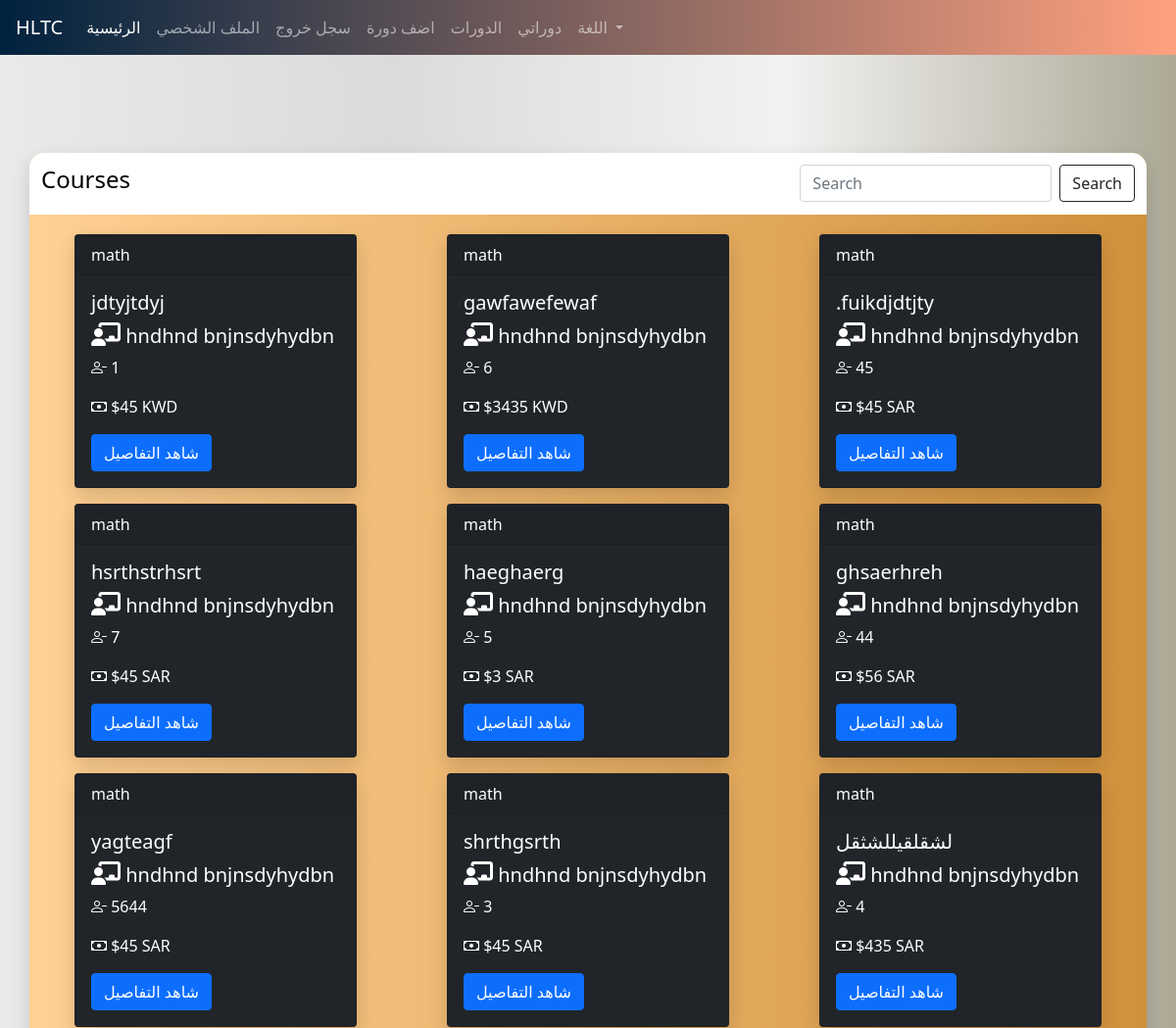
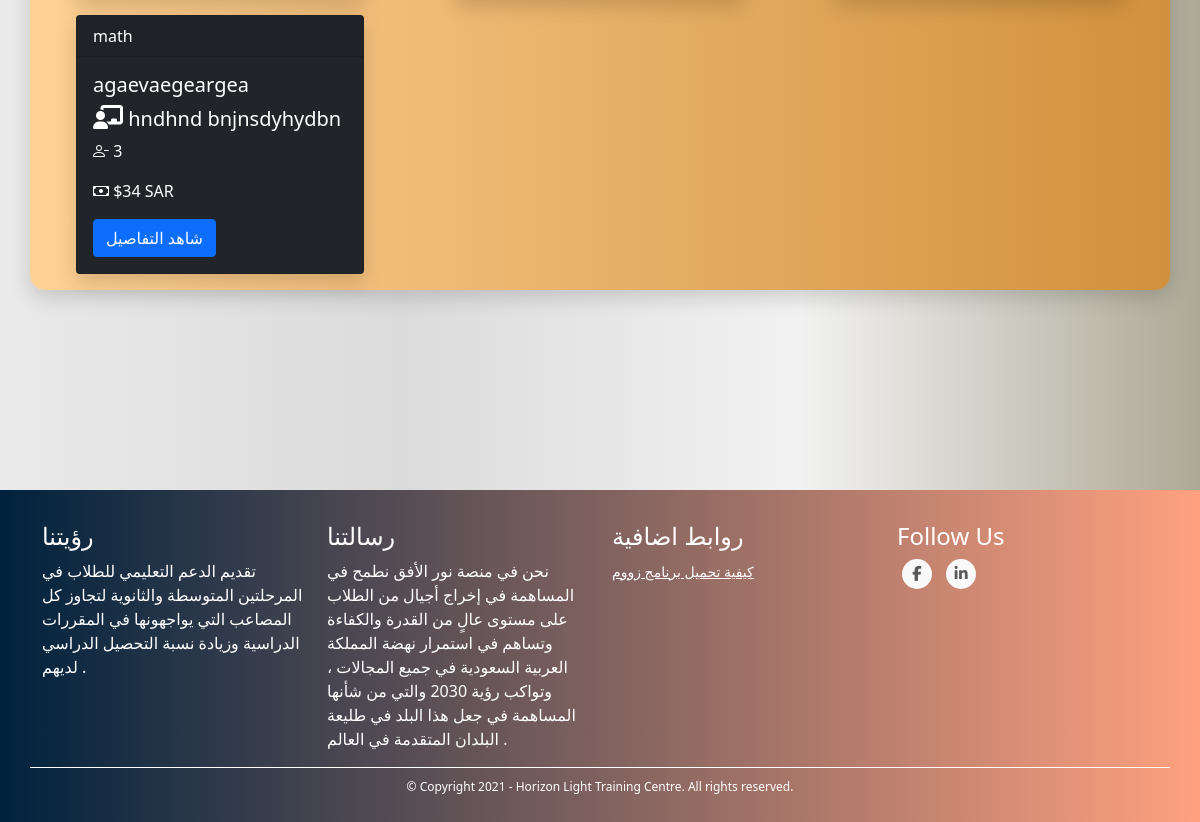
The app's page /courses (signed in), older data (2 pictures, top to bottom).
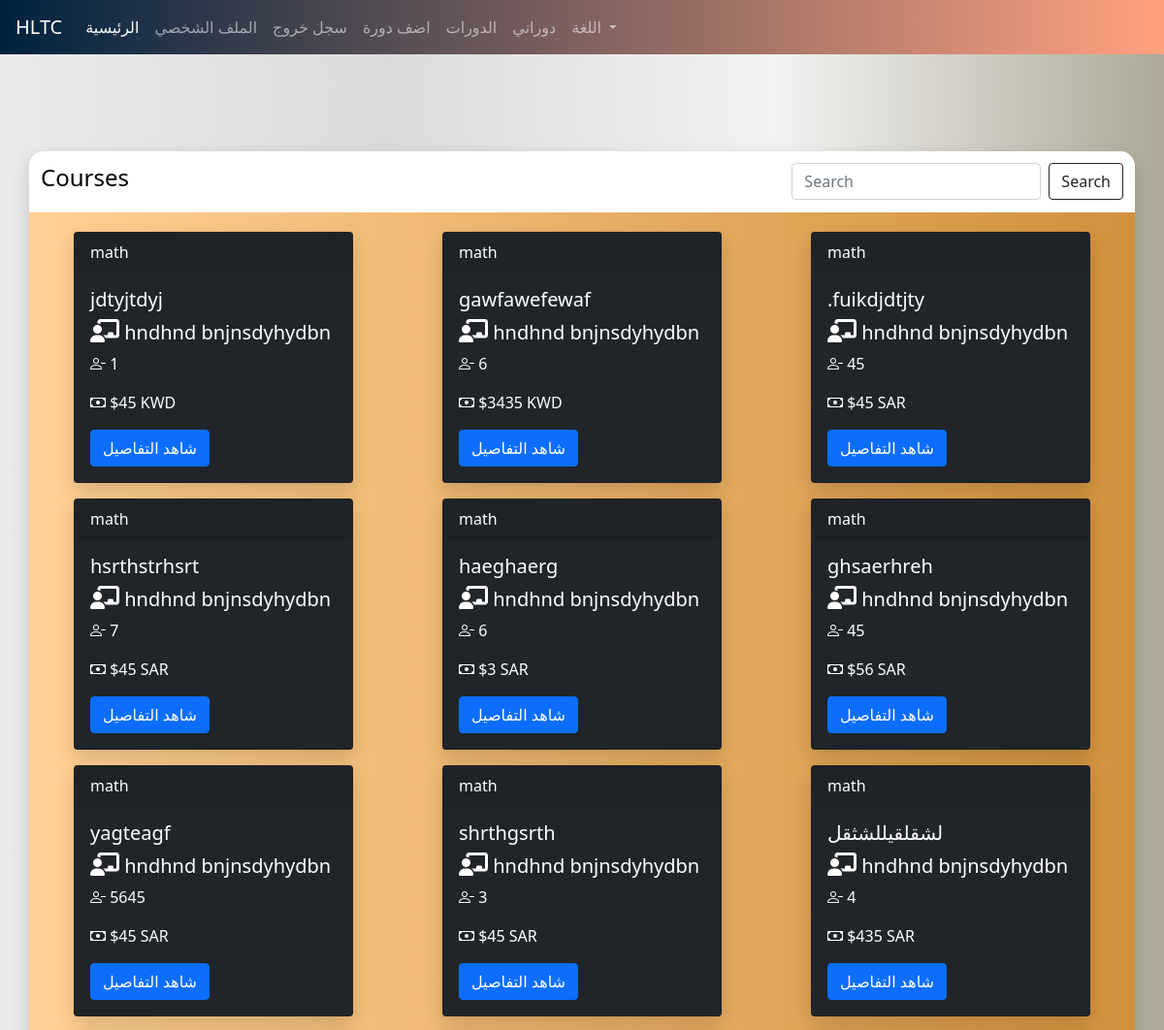
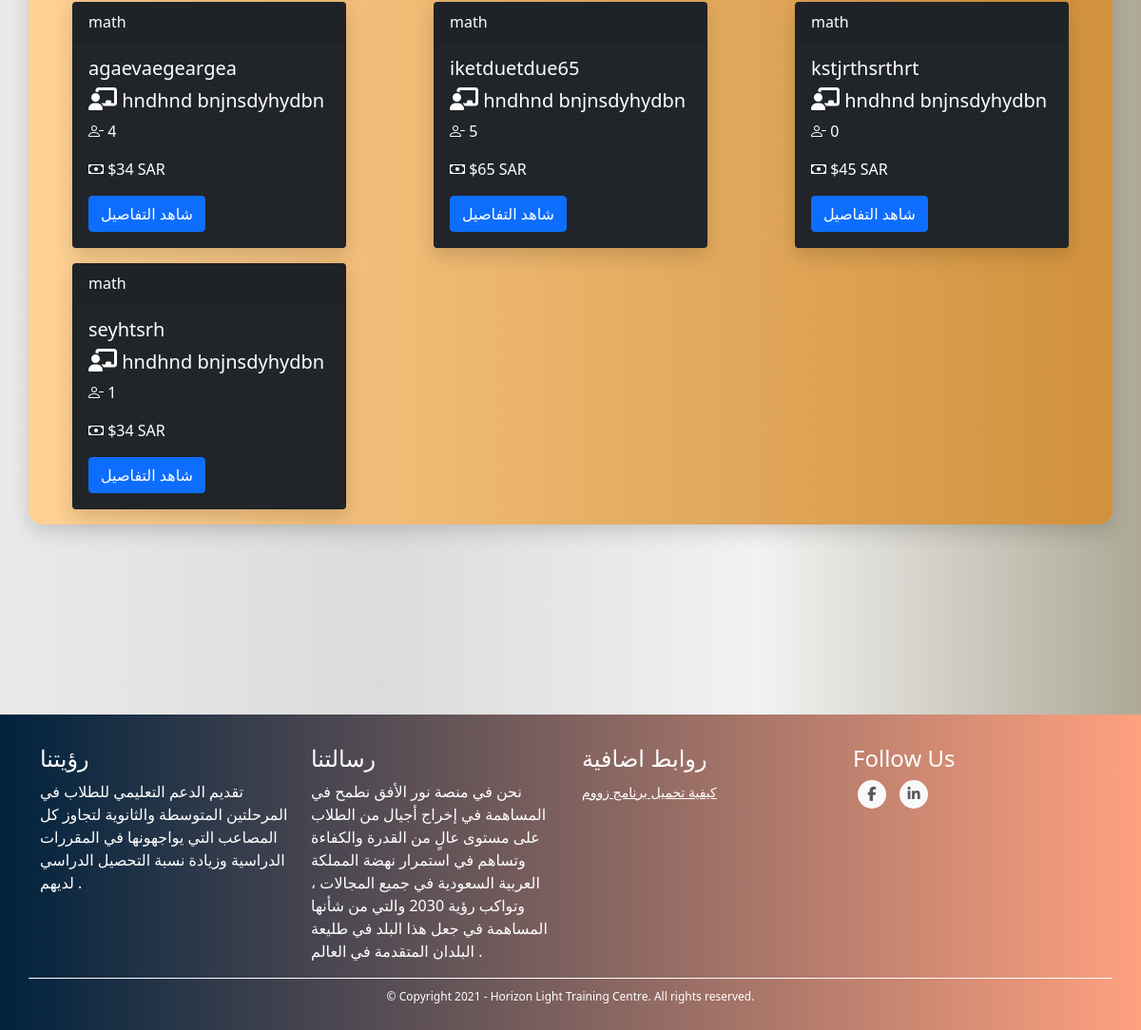
The same page, newer data (2 pictures, top to bottom).
### TUTOR/models.py (models this page shows, shortened)
class CourseModel(db.Model):
    id = db.Column(db.Integer, primary_key=True)
    name = db.Column(db.String(130), nullable=False)
    description = db.Column(db.String(1000), nullable=False)
    subject = db.Column(db.String(), nullable=False)
    price = db.Column(db.Integer, nullable=False)
    min_students = db.Column(db.Integer, nullable=False)
    max_students = db.Column(db.Integer, nullable=False)
    currency = db.Column(db.String(3), nullable=False)
    began = db.Column(db.Boolean, nullable=False, default=False)
    ended = db.Column(db.Boolean, nullable=False, default=False)
    course_type = db.Column(db.Integer, nullable=False) # 1 for start when min number # 2 for start with min and date
    _period = db.Column(db.Integer, nullable=True) # days
    _start_date = db.Column(db.DateTime, nullable=True)
    _end_date = db.Column(db.DateTime, nullable=True)
    links = db.Column(db.String(), nullable=False) # {"zoom": "link", ....}
    weekly_time_table_json  = db.Column(db.String(1000), nullable=False) # {"saturday": {"from": ..., "to": ...}, ...}
    _state = db.Column(db.String(), nullable=False, default=json.dumps({"state_code": 1, "state_string": "لم تبدأ بعد", "allowed_actions": ["join", "view", "start", "cancel"]})) # {"state_code": 2, "state_string": "قائم", "allowed_actions": ["view", "end"]} {"state_code": 3, "state_string": "انتهى", "allowed_actions": ["delete"]} {"state_code": 4, "state_string": "ملغي", "allowed_actions": ["delete"]}
    number_of_students_paid = db.Column(db.Integer, nullable=False, default=0)
    have_sent_first_payment_emails = db.Column(db.Boolean, nullable=False, default=False)
    created_by_admin = db.Column(db.Boolean, nullable=False)
    creation_date = db.Column(db.DateTime, nullable=False, default=datetime.utcnow)
    payment_model = db.relationship('PaymentModel', backref='course', uselist=False)
    tutor_data_model_id = db.Column(db.Integer, db.ForeignKey('tutor_data_model.id'),
        nullable=False)
    @property
    def number_of_participants(self):
        return len(self.students)
    @property
    def empty_seats(self):
        return self.max_students - self.number_of_participants
    def start(self):
        self.began = True
        self._state = json.dumps({"state_code": 2, "state_string": "قائم", "allowed_actions": ["view", "end", "cancel"]})
        if self.course_type == 1:
            now = datetime.date(datetime.utcnow())
            self._start_date = now
            self._end_date = now + timedelta(days=self.period)
        db.session.commit()
        for sdm in self.students: # the paymetn is when a student joins not when the course begins bcz the course wont begin if students didn't pay
            send_student_course_start_email(sdm.user, self)
        send_tutor_course_start_email(self.tutor.user, self)
        return True
    def end(self):
        self.ended = True
        self._state = json.dumps({"state_code": 3, "state_string": "انتهى", "allowed_actions": ["delete"]})
        db.session.commit()
        for sdm in self.students:
            send_student_course_ended_email(sdm.user, self)
        send_tutor_course_ended_email(self.tutor.user, self)
        return True
    def cancel(self):
        self._state = json.dumps({"state_code": 4, "state_string": "ملغي", "allowed_actions": ["delete"]})
        db.session.commit()
        self.payment_model.refund_all()
        for sdm in self.students:
            send_student_course_canceled_email(sdm.user, self)
        send_tutor_course_canceled_email(self.tutor.user, self)

class UserModel(db.Model, UserMixin):
    id = db.Column(db.Integer, primary_key=True)
    first_name = db.Column(db.String(128), nullable=False)
    last_name = db.Column(db.String(128), nullable=False)
    username = db.Column(db.String(20), unique=True, nullable=False)
    email = db.Column(db.String(256), unique=True, nullable=False)
    password = db.Column(db.String(255), nullable=False)
    user_type = db.Column(db.String(30), nullable=False)
    _gender = db.Column(db.Boolean, nullable=False, default=True)
    email_confirmation_code = db.Column(db.String(5), nullable=True)
    is_confirmed = db.Column(db.Boolean, nullable=False, default=False)
    creation_date = db.Column(db.DateTime, nullable=False, default=datetime.utcnow)
    admin_data_model = db.relationship('AdminDataModel', backref='user', uselist=False)
    tutor_data_model = db.relationship('TutorDataModel', backref='user', uselist=False)
    student_data_model = db.relationship('StudentDataModel', backref='user', uselist=False)
    @property
    def full_name(self):
        return self.first_name + " " + self.last_name

### TUTOR/COURSES/routes.py (the view)
@courses_blueprint.route("/courses")
@login_required([])
def courses():
    all_courses = CourseModel.query.all()
    return render_template("courses.html", all_courses=all_courses)

### TUTOR/COURSES/routes.py (called while the page is built)
@courses_blueprint.context_processor
def utility_processor():
    return dict(get_language_text=LngObj.get_language_text, get_current_page_language_list=LngObj.get_current_page_language_list, languages=LANGUAGES, admin_types=ADMIN_TYPES, settings=SiteSettingsModel.instance(), time_format_conversion=time_format_conversion)

### TUTOR/models.py (called while the page is built)
@login_manager.user_loader
def load_user(user_id):
    return UserModel.query.get(int(user_id))

    @classmethod
    def instance(cls):
        return cls.query.get(1)

### TUTOR/utils/utils.py (called while the page is built)
def login_required(roles=[]):
	def wrapper(fn):
		@wraps(fn)
		def decorated_view(*args, **kwargs):
			if request.method in EXEMPT_METHODS:
				return fn(*args, **kwargs)
			elif current_app.login_manager._login_disabled:
				return fn(*args, **kwargs)
			elif not current_user.is_authenticated:
				return current_app.login_manager.unauthorized()
			role = current_user.user_type
			if ( (role not in roles) and (roles != []) ):
				return current_app.login_manager.unauthorized()
			return fn(*args, **kwargs)
		return decorated_view
	return wrapper

### TUTOR/templates/courses.html (shortened to what this page needs)
{% extends "template.html" %}
{% block content %}
    <link rel="stylesheet" href="{{ url_for('static', filename='css/courses.css') }}">
    <div class="container my-cont">
        <div class="row justify-content-center my-row filter-row">
          <nav class="navbar navbar-expand-lg my-courses-nav navbar-dark">
            <a class="navbar-brand"><h4>Courses</h4></a>
                  <div class="collapse navbar-collapse" id="navbarSupportedContent">
                    <form class="form-inline my-2 my-lg-0">
                      <input class="form-control mr-sm-2" type="search" placeholder="Search" aria-label="Search">
                      <button class="btn btn-outline-dark my-2 my-sm-0" type="submit">Search</button>
                    </form>
                  </div>
            </nav>
        </div>
        <div class="row my-row">
            {% for course in all_courses %}
                <div class="col-sm-4 my-col content-col">
                    <div class="card text-white bg-dark mb-3 my-card" style="max-width: 18rem;">
                        <div class="card-header">{{ course.subject }}</div>
                            <div class="card-body">
                                <h5 class="card-title">{{ course.name }}</h5>
                                <h5 class="card-title"><i class='fas fa-chalkboard-teacher' style='font-size:24px'></i> {{ course.tutor.user.full_name }}</h5>
                                <p class="card-text"><i class="bi bi-person-dash"></i> {{ course.empty_seats }}</p>
                                {% if current_user.user_type == "student" %}
                                  <p class="card-text"><i class="bi bi-cash"></i> ${{ course.price_for_student(current_user.student_data_mode) }} {{ course.currency }}  {% if course.has_discount_for_student(current_user.student_data_mode) %}عرض خاص{% endif %}</p>
                                  {% else %}
                                  <p class="card-text"><i class="bi bi-cash"></i> ${{ course.price }} {{ course.currency }}</p>
                                  {% endif %}
                                  <a href="{{ url_for('courses_blueprint.course', course_id=course.id) }}" class="btn btn-primary">شاهد التفاصيل</a>
                        </div>
                    </div>
                </div>
            {% endfor %}
        </div>
    </div>
{% endblock %}

Row changes from the older to the newer data that the page shows:
computed for CourseModel "haeghaerg": empty_seats "5" → "6"
computed for CourseModel "ghsaerhreh": empty_seats "44" → "45"
computed for CourseModel "yagteagf": empty_seats "5644" → "5645"
changed CourseModel "agaevaegeargea": empty_seats "3" → "4"
added CourseModel: subject "math", name "iketduetdue65", tutor.user.full_name "hndhnd bnjnsdyhydbn", empty_seats "5", price "65", currency "SAR"
added CourseModel: subject "math", name "kstjrthsrthrt", tutor.user.full_name "hndhnd bnjnsdyhydbn", empty_seats "0", price "45", currency "SAR"
added CourseModel: subject "math", name "seyhtsrh", tutor.user.full_name "hndhnd bnjnsdyhydbn", empty_seats "1", price "34", currency "SAR"
